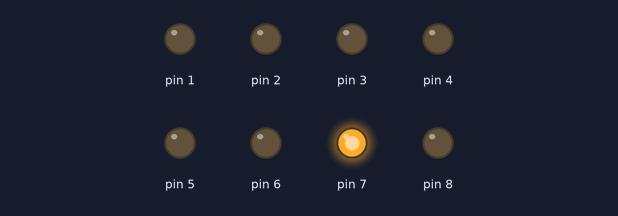
A sketch run on a simulated Arduino Uno, built with avr-gcc and run on an emulated ATmega328P. Parts: output pins drawn as LEDs (lit = HIGH).

Above: at 0.1 s.
At 1.1 s:
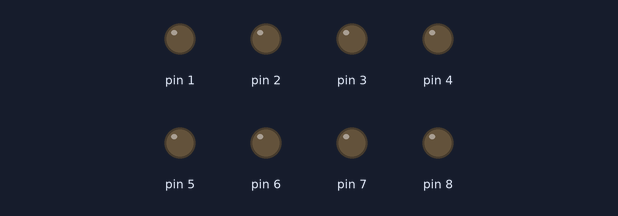
Timing chart, 0 to 12.5 s (numbered marks = the images above):
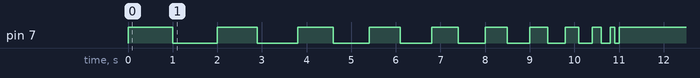

Measured:
- by itself, pin 7: LOW → HIGH at 0.00 s, → LOW 1.0 s later, → HIGH 1.0 s later, → LOW 0.90 s later, … (21 changes in this stretch)

The sketch:

sketch_jan13a.ino
```cpp
void setup() {

  pinMode(8,OUTPUT);
  pinMode(7,OUTPUT);
  pinMode(6,OUTPUT);
  pinMode(5,OUTPUT);
  pinMode(4,OUTPUT);
  pinMode(3,OUTPUT);
  pinMode(2,OUTPUT);
  pinMode(1,OUTPUT);
}
int brb = 1000;
void loop() {
    digitalWrite(7,HIGH);
    delay(brb);
    digitalWrite(7,LOW);
    delay(brb);
    brb = brb - 100;


/*
  digitalWrite(1,HIGH);
  delay(brb);
  digitalWrite(2,HIGH);
  delay(brb);
  digitalWrite(3,HIGH);
  delay(brb);
  digitalWrite(8,LOW);
  delay(brb);
  digitalWrite(7,LOW);
  delay(brb);
  digitalWrite(6,LOW);
  delay(brb);
  digitalWrite(5,LOW);
  delay(brb);
  digitalWrite(4,LOW);
  delay(brb);
  digitalWrite(3,LOW);
  delay(brb);
  digitalWrite(2,LOW);
  delay(brb);
  digitalWrite(1,LOW);
  delay(brb);
  */

  /*
  digitalWrite(8,HIGH);
  digitalWrite(7,HIGH);
  digitalWrite(6,HIGH);
  digitalWrite(5,HIGH);
  digitalWrite(4,HIGH);
  digitalWrite(3,HIGH);
  digitalWrite(2,HIGH);
  digitalWrite(1,HIGH);
  delay(1000);
  digitalWrite(8,LOW);
  digitalWrite(7,LOW);
  digitalWrite(6,LOW);
  digitalWrite(5,LOW);
  digitalWrite(4,LOW);
  digitalWrite(3,LOW);
  digitalWrite(2,LOW);
  digitalWrite(1,LOW);
  delay(1000);
  */


}
```
